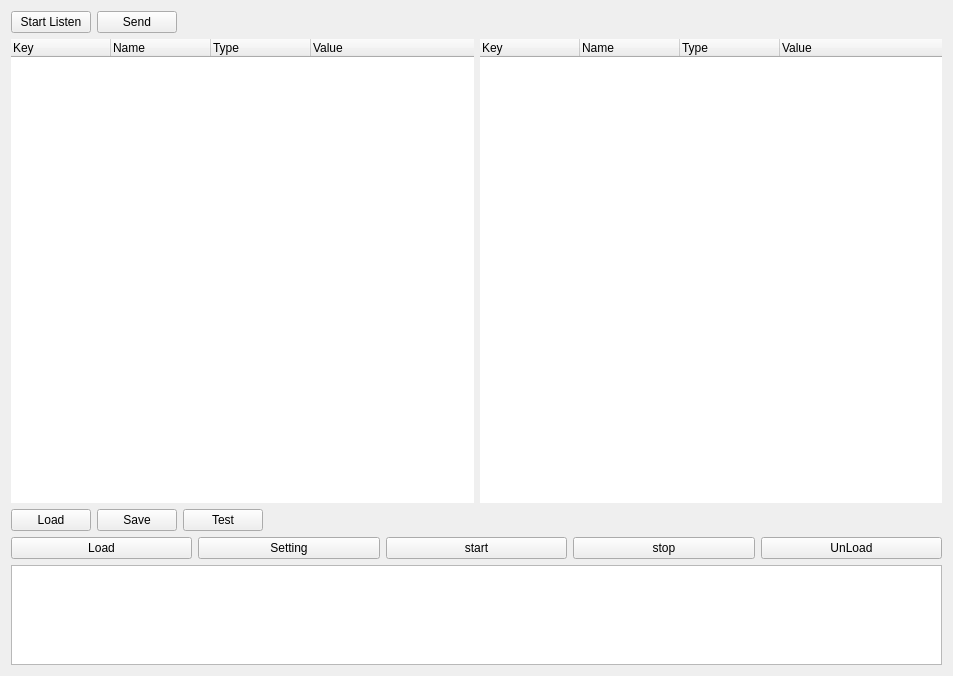
<?xml version="1.0" encoding="UTF-8"?>
<ui version="4.0">
 <class>treeWidget</class>
 <widget class="QWidget" name="treeWidget">
  <property name="geometry">
   <rect>
    <x>0</x>
    <y>0</y>
    <width>953</width>
    <height>676</height>
   </rect>
  </property>
  <property name="windowTitle">
   <string>TTC-Control</string>
  </property>
  <layout class="QGridLayout" name="gridLayout_2">
   <item row="0" column="0">
    <layout class="QGridLayout" name="gridLayout">
     <item row="0" column="0">
      <layout class="QHBoxLayout" name="horizontalLayout_4">
       <item>
        <widget class="QPushButton" name="pushButton_Listen">
         <property name="text">
          <string>Start Listen</string>
         </property>
        </widget>
       </item>
       <item>
        <widget class="QPushButton" name="pushButton_send">
         <property name="text">
          <string>Send</string>
         </property>
        </widget>
       </item>
       <item>
        <spacer name="horizontalSpacer_2">
         <property name="orientation">
          <enum>Qt::Horizontal</enum>
         </property>
         <property name="sizeHint" stdset="0">
          <size>
           <width>40</width>
           <height>20</height>
          </size>
         </property>
        </spacer>
       </item>
      </layout>
     </item>
     <item row="1" column="0">
      <layout class="QHBoxLayout" name="horizontalLayout_5">
       <item>
        <widget class="QTreeWidget" name="treeWidget_param">
         <property name="frameShape">
          <enum>QFrame::NoFrame</enum>
         </property>
         <property name="frameShadow">
          <enum>QFrame::Plain</enum>
         </property>
         <property name="midLineWidth">
          <number>1</number>
         </property>
         <property name="animated">
          <bool>false</bool>
         </property>
         <property name="allColumnsShowFocus">
          <bool>true</bool>
         </property>
         <property name="wordWrap">
          <bool>true</bool>
         </property>
         <column>
          <property name="text">
           <string>Key</string>
          </property>
         </column>
         <column>
          <property name="text">
           <string>Name</string>
          </property>
         </column>
         <column>
          <property name="text">
           <string>Type</string>
          </property>
         </column>
         <column>
          <property name="text">
           <string>Value</string>
          </property>
         </column>
        </widget>
       </item>
       <item>
        <widget class="QTreeWidget" name="treeWidget_status">
         <property name="frameShape">
          <enum>QFrame::NoFrame</enum>
         </property>
         <property name="frameShadow">
          <enum>QFrame::Plain</enum>
         </property>
         <property name="midLineWidth">
          <number>1</number>
         </property>
         <property name="animated">
          <bool>false</bool>
         </property>
         <property name="allColumnsShowFocus">
          <bool>true</bool>
         </property>
         <property name="wordWrap">
          <bool>true</bool>
         </property>
         <column>
          <property name="text">
           <string>Key</string>
          </property>
         </column>
         <column>
          <property name="text">
           <string>Name</string>
          </property>
         </column>
         <column>
          <property name="text">
           <string>Type</string>
          </property>
         </column>
         <column>
          <property name="text">
           <string>Value</string>
          </property>
         </column>
        </widget>
       </item>
      </layout>
     </item>
     <item row="2" column="0">
      <layout class="QVBoxLayout" name="verticalLayout">
       <item>
        <layout class="QHBoxLayout" name="horizontalLayout_3">
         <item>
          <layout class="QHBoxLayout" name="horizontalLayout_2">
           <item>
            <widget class="QPushButton" name="pushButton_openXML">
             <property name="text">
              <string>Load</string>
             </property>
            </widget>
           </item>
           <item>
            <widget class="QPushButton" name="pushButton_save">
             <property name="text">
              <string>Save</string>
             </property>
            </widget>
           </item>
          </layout>
         </item>
         <item>
          <widget class="QPushButton" name="pushButton_Test">
           <property name="text">
            <string>Test</string>
           </property>
          </widget>
         </item>
         <item>
          <spacer name="horizontalSpacer_3">
           <property name="orientation">
            <enum>Qt::Horizontal</enum>
           </property>
           <property name="sizeHint" stdset="0">
            <size>
             <width>40</width>
             <height>20</height>
            </size>
           </property>
          </spacer>
         </item>
        </layout>
       </item>
       <item>
        <layout class="QHBoxLayout" name="horizontalLayout">
         <item>
          <widget class="QPushButton" name="pushButton_load">
           <property name="text">
            <string>Load</string>
           </property>
          </widget>
         </item>
         <item>
          <widget class="QPushButton" name="pushButton">
           <property name="text">
            <string>Setting</string>
           </property>
          </widget>
         </item>
         <item>
          <widget class="QPushButton" name="pushButton_start">
           <property name="text">
            <string>start</string>
           </property>
          </widget>
         </item>
         <item>
          <widget class="QPushButton" name="pushButton_stop">
           <property name="text">
            <string>stop</string>
           </property>
          </widget>
         </item>
         <item>
          <widget class="QPushButton" name="pushButton_Kill">
           <property name="text">
            <string>UnLoad</string>
           </property>
          </widget>
         </item>
        </layout>
       </item>
      </layout>
     </item>
     <item row="3" column="0">
      <widget class="QListWidget" name="listWidget">
       <property name="enabled">
        <bool>true</bool>
       </property>
       <property name="maximumSize">
        <size>
         <width>16777215</width>
         <height>100</height>
        </size>
       </property>
      </widget>
     </item>
    </layout>
   </item>
  </layout>
  <zorder></zorder>
 </widget>
 <layoutdefault spacing="6" margin="11"/>
 <resources/>
 <connections/>
</ui>
